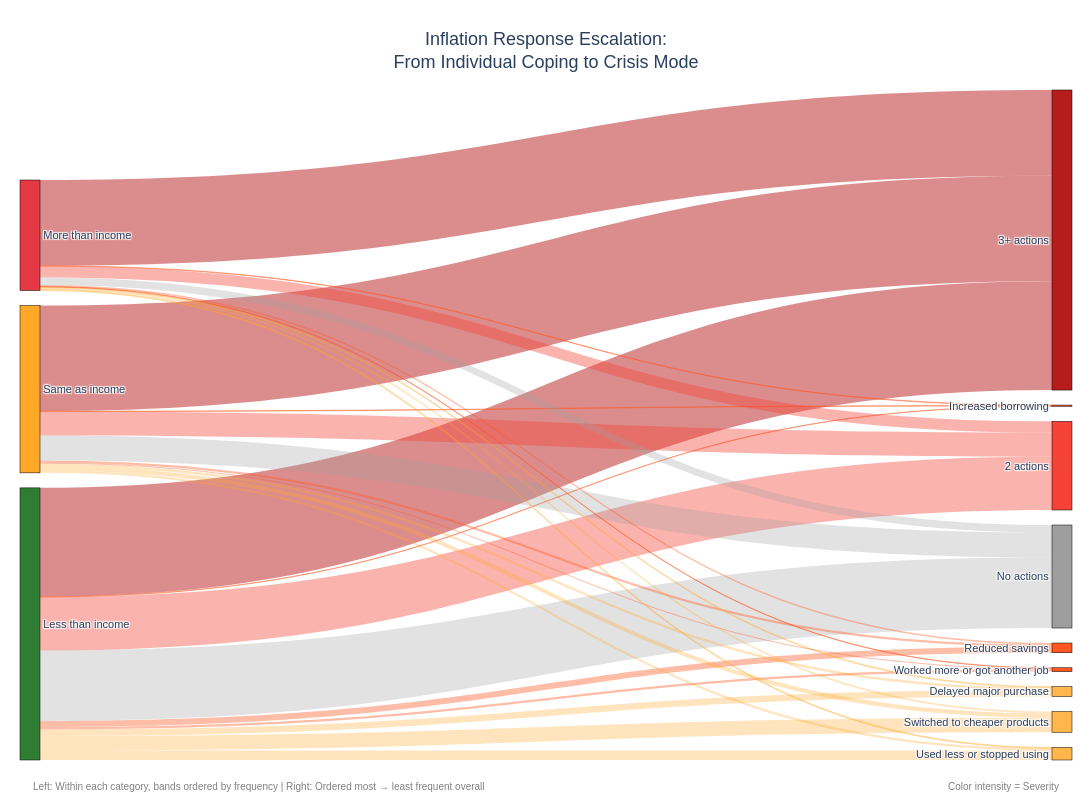

Notebook source saved alongside this figure:
### Code cell
# Create Sankey diagram with severity gradient
# Define node colors to show escalation
node_colors = ['#2E7D32', '#FFA726', '#E63946']  # I20 status colors

# Function to assign color based on action category type
def get_action_color(category):
    """Assign color based on severity of action"""
    if category == 'No actions':
        return '#9E9E9E'  # Gray
    elif category == '3+ actions':
        return '#B71C1C'  # Dark red - crisis mode
    elif category == '2 actions':
        return '#F44336'  # Red - escalating
    elif category in ['Increased borrowing', 'Worked more or got another job', 'Reduced savings']:
        return '#FF5722'  # Red-orange - severe
    else:  # Individual moderate actions (switched cheaper, used less, delayed purchase)
        return '#FFB74D'  # Light orange - moderate

# Generate action node colors based on ordered categories
action_node_colors = [get_action_color(cat) for cat in action_categories]
node_colors_all = node_colors + action_node_colors

# Build node labels - RIGHT SIDE ordered by overall frequency (most to least)
node_labels = i20_labels_short + action_categories

print(f"Node configuration:")
print(f"  Total nodes: {len(node_labels)}")
print(f"  I20 status nodes (LEFT): {len(node_colors)}")
print(f"  Action category nodes (RIGHT): {len(action_node_colors)}")
print(f"\nRIGHT SIDE: Ordered from most frequent (top) to least frequent (bottom)")
print(f"LEFT SIDE: Within each I20 category, bands ordered by frequency, 'No actions' always last")

fig = go.Figure(data=[go.Sankey(
    node=dict(
        pad=15,
        thickness=20,
        line=dict(color="black", width=0.5),
        label=node_labels,
        color=node_colors_all,
        hovertemplate='%{label}<br>Count: %{value:,}<extra></extra>'
    ),
    link=dict(
        source=source,
        target=target,
        value=value,
        color=link_colors,
        hovertemplate='%{source.label} → %{target.label}<br>Count: %{value:,}<extra></extra>'
    )
)])

fig.update_layout(
    title={
        'text': "Inflation Response Escalation:<br>From Individual Coping to Crisis Mode",
        'font': {'size': 18, 'family': 'Arial, sans-serif'},
        'x': 0.5,
        'xanchor': 'center'
    },
    font=dict(size=11, family='Arial, sans-serif'),
    height=800,
    width=1400,
    paper_bgcolor='white',
    plot_bgcolor='white',
    margin=dict(l=20, r=20, t=90, b=40),
    annotations=[
        dict(
            x=0.01,
            y=-0.05,
            xref='paper',
            yref='paper',
            text='Left: Within each category, bands ordered by frequency | Right: Ordered most → least frequent overall',
            showarrow=False,
            font=dict(size=10, color='gray'),
            xanchor='left'
        ),
        dict(
            x=0.99,
            y=-0.05,
            xref='paper',
            yref='paper',
            text='Color intensity = Severity',
            showarrow=False,
            font=dict(size=10, color='gray'),
            xanchor='right'
        )
    ]
)

fig.show()

### Figure 1 — Plotly figure (JSON) as saved in the notebook; plotly's stock layout.template omitted (floating-point values rounded to 4 significant figures)
{"data": [{"link": {"color": ["rgba(183, 28, 28, 0.5)", "rgba(244, 67, 54, 0.4)", "rgba(255, 167, 38, 0.3)", "rgba(255, 167, 38, 0.3)", "rgba(255, 167, 38, 0.3)", "rgba(255, 87, 34, 0.4)", "rgba(255, 87, 34, 0.4)", "rgba(255, 87, 34, 0.4)", "rgba(158, 158, 158, 0.3)", "rgba(183, 28, 28, 0.5)", "rgba(244, 67, 54, 0.4)", "rgba(255, 167, 38, 0.3)", "rgba(255, 167, 38, 0.3)", "rgba(255, 167, 38, 0.3)", "rgba(255, 87, 34, 0.4)", "rgba(255, 87, 34, 0.4)", "rgba(255, 87, 34, 0.4)", "rgba(158, 158, 158, 0.3)", "rgba(183, 28, 28, 0.5)", "rgba(244, 67, 54, 0.4)", "rgba(255, 167, 38, 0.3)", "rgba(255, 87, 34, 0.4)", "rgba(255, 167, 38, 0.3)", "rgba(255, 167, 38, 0.3)", "rgba(255, 87, 34, 0.4)", "rgba(255, 87, 34, 0.4)", "rgba(158, 158, 158, 0.3)"], "hovertemplate": "%{source.label} → %{target.label}<br>Count: %{value:,}<extra></extra>", "source": [0, 0, 0, 0, 0, 0, 0, 0, 0, 1, 1, 1, 1, 1, 1, 1, 1, 1, 2, 2, 2, 2, 2, 2, 2, 2, 2], "target": [3, 5, 6, 7, 8, 9, 10, 11, 4, 3, 5, 6, 8, 7, 9, 10, 11, 4, 3, 5, 6, 9, 7, 8, 11, 10, 4], "value": [1554, 765, 209, 134, 94, 86, 35, 5, 1006, 1509, 341, 63, 35, 33, 30, 15, 6, 359, 1224, 161, 25, 23, 14, 13, 7, 5, 107]}, "node": {"color": ["#2E7D32", "#FFA726", "#E63946", "#B71C1C", "#9E9E9E", "#F44336", "#FFB74D", "#FFB74D", "#FFB74D", "#FF5722", "#FF5722", "#FF5722"], "hovertemplate": "%{label}<br>Count: %{value:,}<extra></extra>", "label": ["Less than income", "Same as income", "More than income", "3+ actions", "No actions", "2 actions", "Switched to cheaper products", "Used less or stopped using", "Delayed major purchase", "Reduced savings", "Worked more or got another job", "Increased borrowing"], "line": {"color": "black", "width": 0.5}, "pad": 15, "thickness": 20}, "type": "sankey"}], "layout": {"annotations": [{"font": {"color": "gray", "size": 10}, "showarrow": false, "text": "Left: Within each category, bands ordered by frequency | Right: Ordered most → least frequent overall", "x": 0.01, "xanchor": "left", "xref": "paper", "y": -0.05, "yref": "paper"}, {"font": {"color": "gray", "size": 10}, "showarrow": false, "text": "Color intensity = Severity", "x": 0.99, "xanchor": "right", "xref": "paper", "y": -0.05, "yref": "paper"}], "font": {"family": "Arial, sans-serif", "size": 11}, "height": 800, "margin": {"b": 40, "l": 20, "r": 20, "t": 90}, "paper_bgcolor": "white", "plot_bgcolor": "white", "title": {"font": {"family": "Arial, sans-serif", "size": 18}, "text": "Inflation Response Escalation:<br>From Individual Coping to Crisis Mode", "x": 0.5, "xanchor": "center"}, "width": 1400}}
